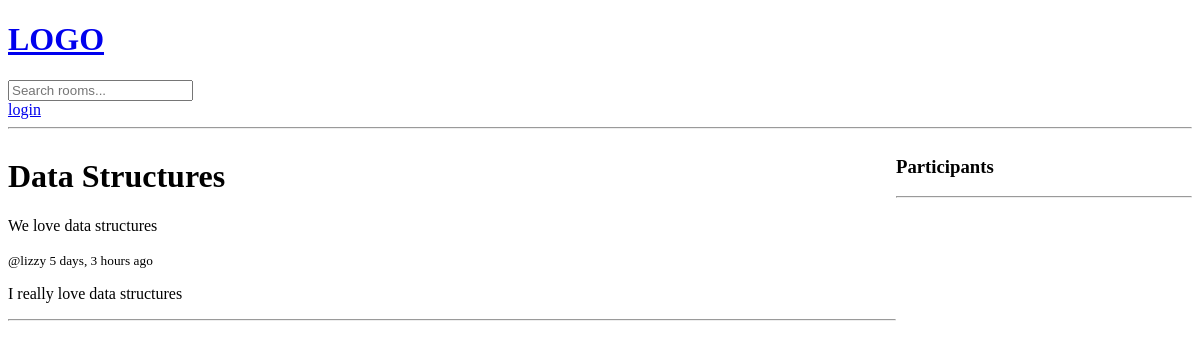
/room/7, run on an earlier commit of the app's database.
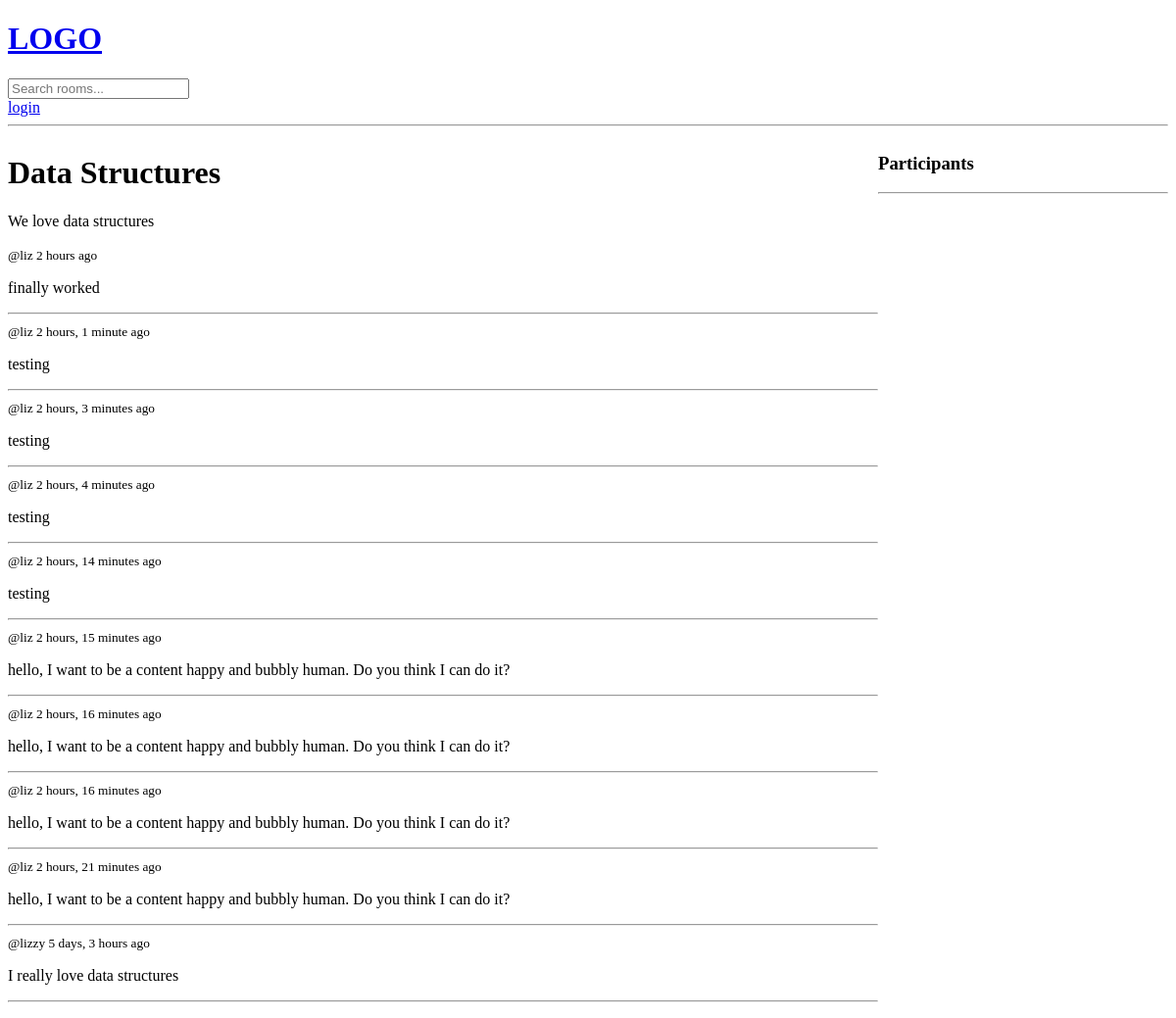
And on a later commit of the database.
### base/models.py (models this page shows, shortened)
class Room(models.Model):
    host=models.ForeignKey(User, on_delete=models.SET_NULL, null=True)
    topic=models.ForeignKey(Topic, on_delete=models.SET_NULL, null=True)
    name = models.CharField(max_length=200)
    description = models.TextField(null=True, blank=True)
    participants=models.ManyToManyField(User, related_name='participants', blank=True)
    updated= models.DateTimeField(auto_now = True)
    created= models.DateTimeField(auto_now_add = True)
    class Meta:
        ordering = ['-updated', '-created']

class Message(models.Model):
    user=models.ForeignKey(User, on_delete=models.CASCADE)
    room= models.ForeignKey(Room,on_delete=models.CASCADE)
    body=models.TextField()
    updated= models.DateTimeField(auto_now = True)
    created= models.DateTimeField(auto_now_add = True)

### base/views.py (the view, shortened to what this page needs)
# urls.py: path('room/<pk>', views.room , name='room'),
def room(request,pk):
    room= Room.objects.get(id=pk)
    room_messages=room.message_set.all().order_by('-created')
    participants=room.participants.all()
    context={
        'room':room,
        'room_messages':room_messages,
        'participants':participants
    }
    return render(request, 'base/room.html', context)

### base/templates/base/room.html (shortened to what this page needs)
{% extends 'base/main.html' %}
{%block content%}
{%include 'navbar.html'%}
<div class='room-container'>
    <div>
        <h1>{{room.name}}</h1>
        <p>{{room.description}}</p>
        {%for message in room_messages%}
            <div>
                <small>@{{message.user}}   {{message.created|timesince}} ago </small>
                <p>{{message.body}}</p>
                <hr>
            </div>
        {%endfor%}
    </div>
    <div>
        <h3>Participants<h3>
            <hr>
    </div>
</div>
{%endblock%}

### base/templates/base/main.html (shortened to what this page needs)
<!DOCTYPE html>
<html lang="en">
<head>
</head>
<body>
    {%block content%}
    {% endblock%}
</body>
</html>

### templates/navbar.html
<a href='/'>
    <h1>LOGO</h1>
</a>
<form method='GET' action="{%url 'home'%}">
    <input type="text" name="q" placeholder="Search rooms..."/>
</form>
{%if request.user.is_authenticated%}
<p>hello {{request.user}}</p>
<a href="{% url 'logout'%}">logout </a>
{%else%}
<a href="{%url 'login' %}">login </a>
{%endif%}
<hr>

### base/templates/base/room.html (style rules this page uses)
.room-container { display: grid; grid-template-columns: 3fr 1fr; }

What changed in the data, as far as the page shows it:
added Message: user "liz", created "2 hours", body "finally worked"
added Message: user "liz", created "2 hours, 1 minute", body "testing"
added Message: user "liz", created "2 hours, 3 minutes", body "testing"
added Message: user "liz", created "2 hours, 4 minutes", body "testing"
added Message: user "liz", created "2 hours, 14 minutes", body "testing"
added Message: user "liz", created "2 hours, 15 minutes", body "hello, I want to be a content happy and bubbly human. Do you think I can do it?"
added Message: user "liz", created "2 hours, 16 minutes", body "hello, I want to be a content happy and bubbly human. Do you think I can do it?"
added Message: user "liz", created "2 hours, 16 minutes", body "hello, I want to be a content happy and bubbly human. Do you think I can do it?"
added Message: user "liz", created "2 hours, 21 minutes", body "hello, I want to be a content happy and bubbly human. Do you think I can do it?"
